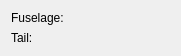
<?xml version="1.0" encoding="UTF-8"?>
<ui version="4.0">
 <class>CDbLiveryColorSearch</class>
 <widget class="QFrame" name="CDbLiveryColorSearch">
  <property name="geometry">
   <rect>
    <x>0</x>
    <y>0</y>
    <width>171</width>
    <height>52</height>
   </rect>
  </property>
  <property name="windowTitle">
   <string>Search color livery</string>
  </property>
  <layout class="QGridLayout" name="gridLayout">
   <item row="0" column="0">
    <widget class="QLabel" name="lbl_Fuselage">
     <property name="text">
      <string>Fuselage:</string>
     </property>
    </widget>
   </item>
   <item row="1" column="0">
    <widget class="QLabel" name="lbl_Tail">
     <property name="text">
      <string>Tail:</string>
     </property>
    </widget>
   </item>
   <item row="0" column="1">
    <widget class="BlackGui::Components::CColorSelector" name="comp_FuselageSelector">
     <property name="minimumSize">
      <size>
       <width>100</width>
       <height>0</height>
      </size>
     </property>
    </widget>
   </item>
   <item row="1" column="1">
    <widget class="BlackGui::Components::CColorSelector" name="comp_TailSelector">
     <property name="minimumSize">
      <size>
       <width>100</width>
       <height>0</height>
      </size>
     </property>
    </widget>
   </item>
  </layout>
 </widget>
 <customwidgets>
  <customwidget>
   <class>BlackGui::Components::CColorSelector</class>
   <extends>QFrame</extends>
   <header>blackgui/components/colorselector.h</header>
   <container>1</container>
  </customwidget>
 </customwidgets>
 <resources/>
 <connections/>
</ui>
